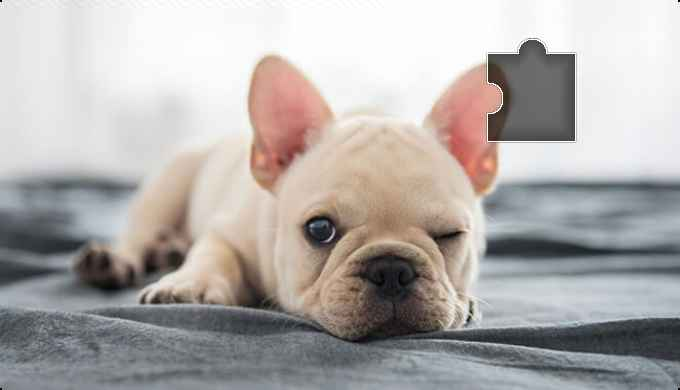
#> input picture background.jpg, 680 x 390 px
$ python test.py
#> lines starting #> are read from the running program, lines starting #| are printed output that depends on the picture; after the words box and inside, x2 and y2 are one past the last pixel; in counts of white or black regions, pixels touching at a corner belong together; long printed decimals are rounded
import cv2
import numpy as np

# def find_gap(background_path, block_path):
#     """
#     使用 OpenCV 定位拼图缺口的 x 坐标
#     :param background_path: 背景图片路径
#     :param block_path: 拼图块图片路径
#     :return: 缺口的 x 坐标
#     """
#     # 读取图片
#     background = cv2.imread(background_path, cv2.IMREAD_COLOR)  # 读取背景图片
#     block = cv2.imread(block_path, cv2.IMREAD_COLOR)  # 读取拼图块图片
#
#     # 转换为灰度图
#     background_gray = cv2.cvtColor(background, cv2.COLOR_BGR2GRAY)
#     block_gray = cv2.cvtColor(block, cv2.COLOR_BGR2GRAY)
#
#     # 模板匹配
#     result = cv2.matchTemplate(background_gray, block_gray, cv2.TM_CCOEFF_NORMED)
#
#     # 获取匹配结果中的最大匹配位置
#     _, _, _, max_loc = cv2.minMaxLoc(result)
#
#     # max_loc[0] 是拼图块的左上角的 x 坐标。根据此位置推算缺口位置。
#     gap_x = max_loc[0]  # 获取左上角的 x 坐标
#
#     # 如果拼图块与缺口边缘有重叠，可以在 gap_x 位置微调或进一步处理。
#     return gap_x
#
# # 示例
# background_path = 'background.jpg'
# block_path = 'block.jpg'
# gap_x = find_gap(background_path, block_path)
# print(f"缺口的 x 坐标: {gap_x}")

import cv2 as cv
import numpy as np


def find_gap(background_path, block_path):
    """
    使用 OpenCV 定位拼图缺口的 x 坐标，并计算滑块中心到缺口中心的距离
    :param background_path: 背景图片路径
    :param block_path: 拼图块图片路径
    :return: 缺口的 x 坐标以及滑块中心到缺口中心的距离
    """
#> called with background_path = 'background.jpg', block_path = 'block.jpg'
    # 读取背景图片和拼图块图片
    background = cv.imread(background_path, cv.IMREAD_COLOR)
#> background is the input picture: shape (390, 680, 3); mean B, G, R 170.9, 173, 177.5
    block = cv.imread(block_path, cv.IMREAD_COLOR)
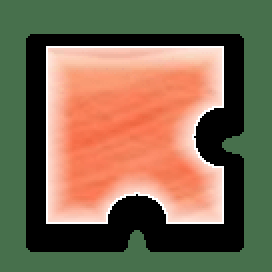
#> input picture block.jpg, 136 x 136 px (shown 2 times larger)
#> block is the input picture: shape (136, 136, 3); mean B, G, R 81.3, 105.4, 123.7

    # 滑块的宽高
    block_h, block_w = block.shape[:2]
#> block_h = 136; block_w = 136

    # 计算滑块的中心位置
    block_center_x = block_w / 2
#> block_center_x = 68
    block_center_y = block_h / 2
#> block_center_y = 68
    print(f"滑块中心位置: ({block_center_x}, {block_center_y})")
#| 滑块中心位置: (68.0, 68.0)

    # 高斯模糊处理减少噪声
    blurred = cv.GaussianBlur(background, (5, 5), 0)

    # Canny边缘检测
    canny = cv.Canny(blurred, 100, 200)
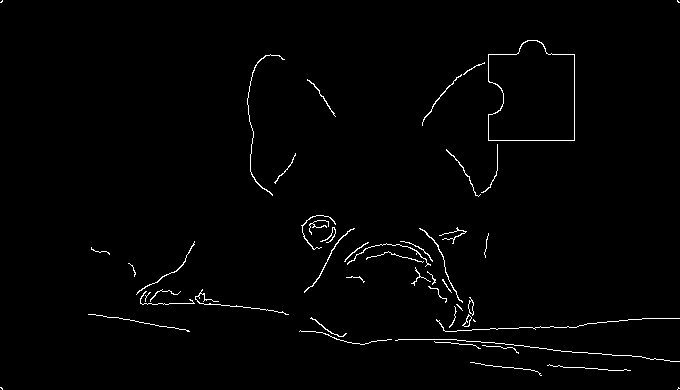
#> canny: shape (390, 680); 1.3% white in thin lines or dots

    # 轮廓检测
    contours, hierarchy = cv.findContours(canny, cv.RETR_EXTERNAL, cv.CHAIN_APPROX_SIMPLE)
#> contours = 49 contours, 36 with area under 20; largest, box (x1, y1, x2, y2) and area: (488, 40, 575, 141) 7333, (468, 297, 474, 316) 52, (462, 314, 472, 327) 48, (304, 228, 355, 293) 42, (419, 228, 463, 303) 36

    # 用红色框标出所有轮廓
    for contour in contours:
        # 获取每个轮廓的外接矩形
        x, y, w, h = cv.boundingRect(contour)

        # 过滤条件：面积和周长范围
        if 6000 < cv.contourArea(contour) <= 8000 and 300 < cv.arcLength(contour, True) < 500:
            # 绘制外接矩形
            cv.rectangle(background, (x, y), (x + w, y + h), (0, 0, 255), 2)

            # 输出每个符合条件的轮廓的坐标与大小
            print(f"Found contour at x: {x}, y: {y}, w: {w}, h: {h}")

            # 假设目标缺口位置在滑块附近
            if x <= 200:  # 排除非目标区域的轮廓
                continue

            # 计算缺口的中心位置
            gap_center_x = x + w / 2
            gap_center_y = y + h / 2

            # 计算滑块中心到缺口中心的距离
            distance_x = abs(gap_center_x - block_center_x)
            distance_y = abs(gap_center_y - block_center_y)
            distance = (distance_x**2 + distance_y**2)**0.5
            print(f"缺口中心位置: ({gap_center_x}, {gap_center_y})")
            print(f"滑块中心到缺口中心的距离: {distance}")

            # 在背景上绘制缺口的中心位置
            cv.circle(background, (int(gap_center_x), int(gap_center_y)), radius=10, color=(255, 0, 0), thickness=-1)

            # 显示结果
            cv.imshow("Detected Contours with Gap Marked", background)
            cv.waitKey(1000)  # 等待 1 秒后自动关闭
            cv.destroyAllWindows()  # 确保关闭窗口

            # 返回缺口的 x 坐标以及滑块中心到缺口中心的距离
            return gap_center_x, distance
#> this loop made 47 passes
#> (x, y, w, h, gap_center_x, gap_center_y, distance_x, distance_y) on pass 47: (488, 40, 87, 101, 531.5, 90.5, 463.5, 22.5)
#> (x, y, w, h) on passes 1, 3, 4, 5, 6, 7: (677, 387, 3, 3), (547, 364, 84, 7), (470, 362, 72, 14), (482, 345, 37, 9), (434, 341, 47, 8), (395, 339, 285, 23)
#| Found contour at x: 488, y: 40, w: 87, h: 101
#| 缺口中心位置: (531.5, 90.5)
#| 滑块中心到缺口中心的距离: 464.046
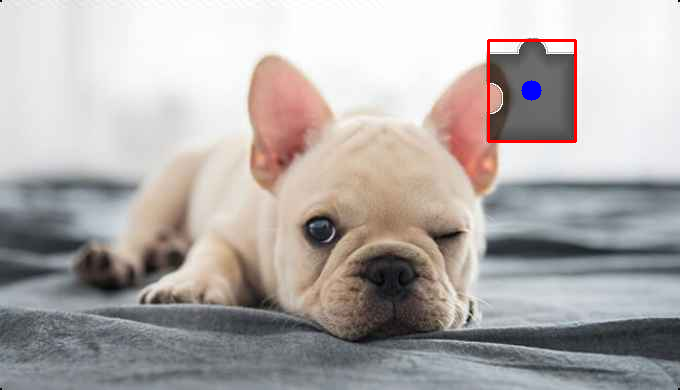
#> background: shape (390, 680, 3); 0.54% of pixels changed, all inside (x1, y1, x2, y2) = (487, 39, 577, 143)

    # 如果未找到缺口
    cv.imshow("Detected Contours", background)
    cv.waitKey(0)
    cv.destroyAllWindows()
    print("未找到匹配的缺口")
    return None, None

import cv2 as cv

# 调用定位缺口的函数
def test_find_gap(background_path, block_path):
    gap_x, gap_y = find_gap(background_path, block_path)
#> gap_x = 531.5; gap_y = 464
    if gap_x is not None and gap_y is not None:
        print(f"缺口位置: x={gap_x}, y={gap_y}")
#| 缺口位置: x=531.5, y=464.046
    else:
        print("未找到缺口位置")

# 测试示例
background_path = 'background.jpg'  # 背景图片路径
block_path = 'block.jpg'  # 拼图块图片路径

test_find_gap(background_path, block_path)
